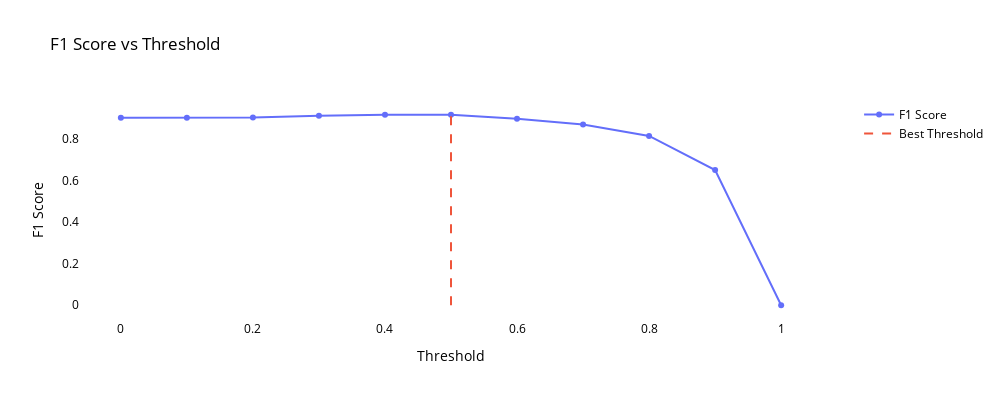

The notebook cell this image was saved under:
### Code cell
# Plot F1 scores vs. thresholds
plot_f1_scores_vs_thresholds(thresholds, f1_scores, best_threshold)

### Figure 1 — Plotly figure (JSON) as saved in the notebook; plotly's stock layout.template omitted (floating-point values rounded to 4 significant figures)
{"data": [{"mode": "lines+markers", "name": "F1 Score", "type": "scatter", "x": [0, 0.1, 0.2, 0.3, 0.4, 0.5, 0.6, 0.7, 0.8, 0.9, 1], "y": [0.9018, 0.9018, 0.9029, 0.9119, 0.9163, 0.9166, 0.8975, 0.8701, 0.8146, 0.6503, 0]}, {"line": {"dash": "dash"}, "mode": "lines", "name": "Best Threshold", "type": "scatter", "x": [0.5, 0.5], "y": [0, 0.9166]}], "layout": {"font": {"color": "black"}, "height": 400, "hovermode": "x unified", "legend": {"orientation": "v", "x": 1.05, "y": 1}, "paper_bgcolor": "rgba(0,0,0,0)", "plot_bgcolor": "rgba(0,0,0,0)", "showlegend": true, "title": {"text": "F1 Score vs Threshold"}, "width": 1000, "xaxis": {"tickfont": {"color": "black"}, "title": {"font": {"color": "black"}, "text": "Threshold"}}, "yaxis": {"tickfont": {"color": "black"}, "title": {"font": {"color": "black"}, "text": "F1 Score"}}}}
